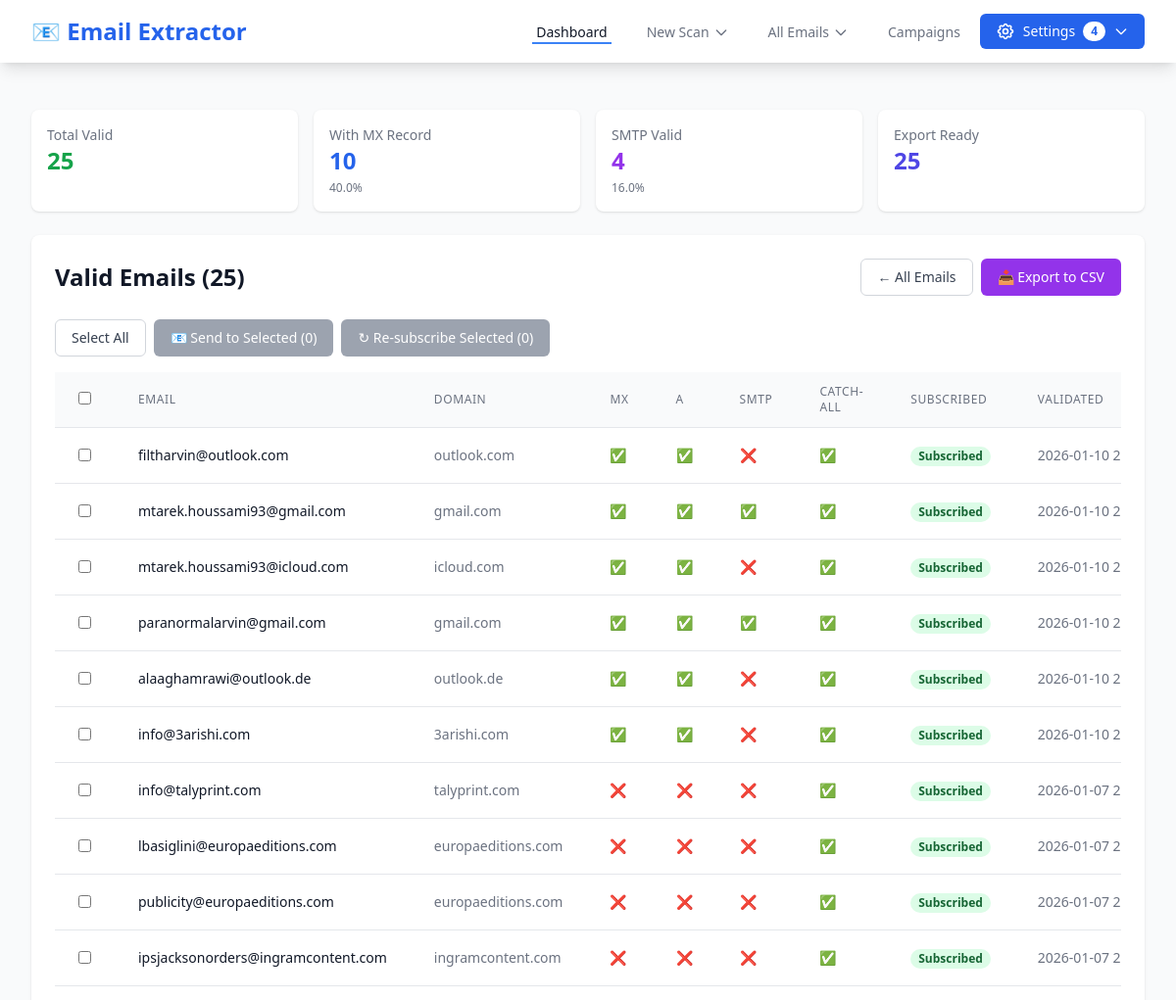
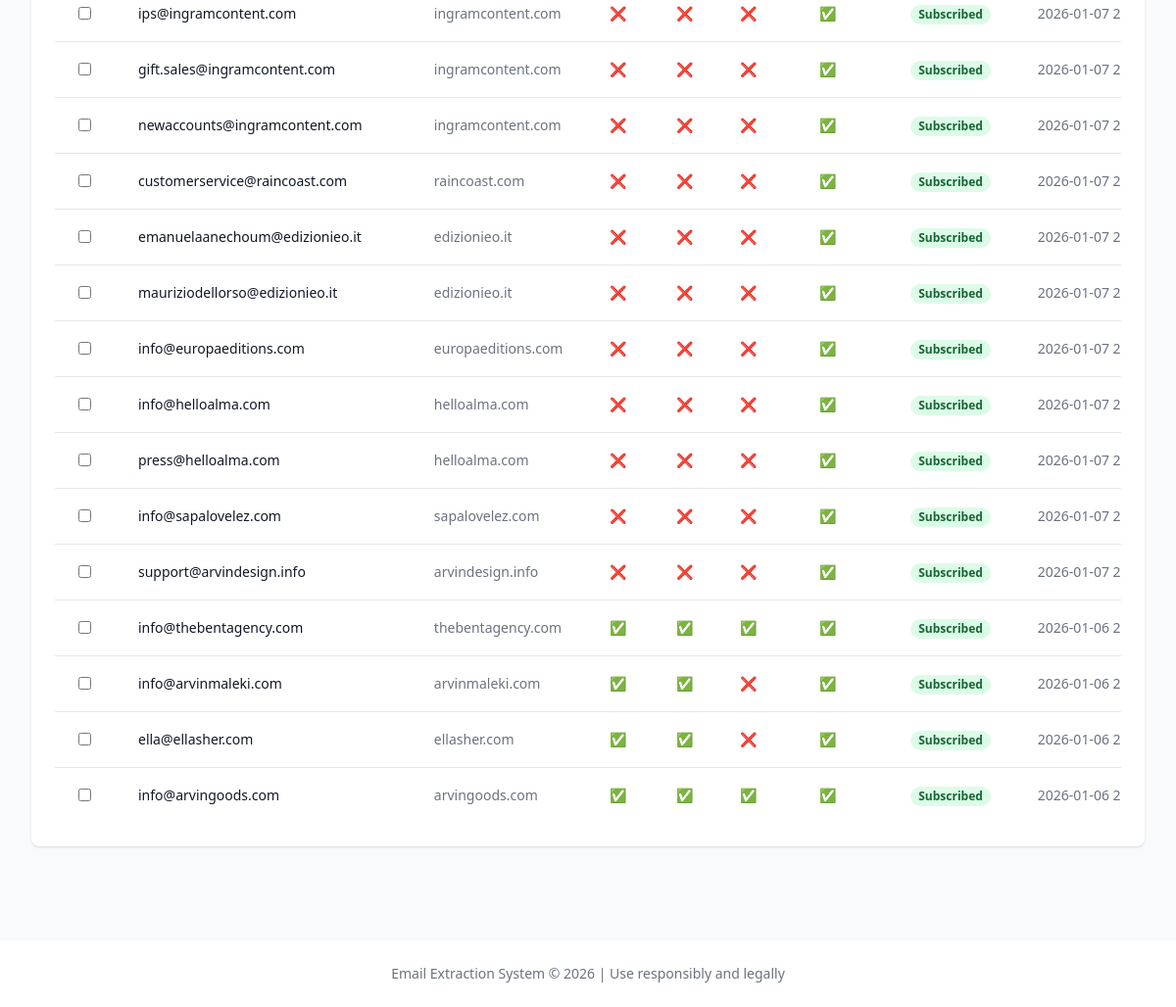
Screenshot of /emails/valid with the database file from the repository (2 pictures, top to bottom).
### utils/db.py (models this page shows)
class EmailValid(Base):
    __tablename__ = 'emails_valid'
    id = Column(Integer, primary_key=True)
    raw_email_id = Column(Integer, ForeignKey('emails_raw.id'), nullable=False, unique=True)
    email = Column(String(255), nullable=False, unique=True, index=True)
    domain = Column(String(255), index=True)
    has_mx_record = Column(Boolean, default=False)
    has_a_record = Column(Boolean, default=False)
    smtp_valid = Column(Boolean, default=False)
    is_catch_all = Column(Boolean, default=False)
    domain_age_days = Column(Integer, nullable=True)
    has_ssl = Column(Boolean, nullable=True)
    validated_at = Column(DateTime, default=datetime.utcnow)
    last_verified_at = Column(DateTime, default=datetime.utcnow)
    subscribed = Column(Boolean, default=True)  # Default to subscribed
    unsubscribed_at = Column(DateTime, nullable=True)
    unsubscribe_token = Column(String(100), nullable=True, unique=True, index=True)
    raw_email = relationship('EmailRaw', back_populates='valid_email')

### dashboard/app.py (the view)
@app.route('/emails/valid')
def valid_emails():
    db = get_db_session()
    try:
        page = request.args.get('page', 1, type=int)
        per_page = 50
        query = db.query(EmailValid).order_by(EmailValid.validated_at.desc())
        total = query.count()
        emails = query.offset((page - 1) * per_page).limit(per_page).all()
        total_valid = db.query(EmailValid).count()
        with_mx = db.query(EmailValid).filter_by(has_mx_record=True).count()
        with_smtp = db.query(EmailValid).filter_by(smtp_valid=True).count()
        stats = {
            'total': total_valid,
            'with_mx': with_mx,
            'with_smtp': with_smtp,
            'mx_rate': calculate_percentage(with_mx, total_valid) if total_valid > 0 else 0,
            'smtp_rate': calculate_percentage(with_smtp, total_valid) if total_valid > 0 else 0
        }
        smtp_configs = db.query(SMTPConfig).filter_by(is_active=True).all()
        email_accounts = db.query(EmailAccount).filter_by(is_active=True).all()
        return_to = request.args.get('return_to')
        select_mode = request.args.get('select_mode') == 'true'
        return render_template('emails_valid.html', emails=emails, page=page,
                             total=total, per_page=per_page, stats=stats,
                             smtp_configs=smtp_configs, email_accounts=email_accounts,
                             return_to=return_to, select_mode=select_mode)
    except Exception as e:
        logger.error(f"Error loading valid emails: {e}", exc_info=True)
        flash(f'Error loading valid emails: {str(e)}', 'error')
        return redirect(url_for('index'))
    finally:
        db.close()

### dashboard/app.py (called while the page is built)
@app.context_processor
def inject_smtp_settings():
    try:
        db = get_db_session()
        try:
            smtp_configs = db.query(SMTPConfig).filter_by(is_active=True).order_by(SMTPConfig.name).all()
            email_accounts = db.query(EmailAccount).filter_by(is_active=True).order_by(EmailAccount.name).all()
            return {
                'smtp_configs': smtp_configs,
                'email_accounts': email_accounts,
                'smtp_configs_count': len(smtp_configs),
                'email_accounts_count': len(email_accounts)
            }
        finally:
            db.close()
    except Exception as e:
        logger.error(f"Error in context processor: {e}")
        return {
            'smtp_configs': [],
            'email_accounts': [],
            'smtp_configs_count': 0,
            'email_accounts_count': 0
        }

### utils/db.py (called while the page is built)
def get_db_session():
    return SessionLocal()

### utils/helpers.py (called while the page is built)
def calculate_percentage(part: int, total: int) -> float:
    if total == 0:
        return 0.0
    return round((part / total) * 100, 2)

### dashboard/templates/emails_valid.html (shortened to what this page needs)
{% extends "base.html" %}
{% block content %}
<div class="px-4 py-6 sm:px-0">
    {% if stats %}
    <div class="grid grid-cols-1 md:grid-cols-4 gap-4 mb-6">
        <div class="bg-white shadow rounded-lg p-4">
            <div class="text-sm text-gray-500">Total Valid</div>
            <div class="text-2xl font-bold text-green-600">{{ stats.total }}</div>
        </div>
        <div class="bg-white shadow rounded-lg p-4">
            <div class="text-sm text-gray-500">With MX Record</div>
            <div class="text-2xl font-bold text-blue-600">{{ stats.with_mx }}</div>
            <div class="text-xs text-gray-500 mt-1">{{ stats.mx_rate }}%</div>
        </div>
        <div class="bg-white shadow rounded-lg p-4">
            <div class="text-sm text-gray-500">SMTP Valid</div>
            <div class="text-2xl font-bold text-purple-600">{{ stats.with_smtp }}</div>
            <div class="text-xs text-gray-500 mt-1">{{ stats.smtp_rate }}%</div>
        </div>
        <div class="bg-white shadow rounded-lg p-4">
            <div class="text-sm text-gray-500">Export Ready</div>
            <div class="text-2xl font-bold text-indigo-600">{{ stats.total }}</div>
        </div>
    </div>
    {% endif %}
    <div class="bg-white shadow rounded-lg p-6">
        <div class="flex justify-between items-center mb-6">
            <h2 class="text-2xl font-bold text-gray-900">Valid Emails ({{ total }})</h2>
            <div class="flex space-x-2">
                <a href="/emails/all"
                    class="inline-flex items-center px-4 py-2 border border-gray-300 text-sm font-medium rounded-md text-gray-700 bg-white hover:bg-gray-50">
                    ← All Emails
                </a>
                <a href="/emails/export"
                    class="inline-flex items-center px-4 py-2 border border-transparent text-sm font-medium rounded-md text-white bg-purple-600 hover:bg-purple-700">
                    📥 Export to CSV
                </a>
            </div>
        </div>
        <div class="mb-4 flex space-x-2">
            <button id="select-all-btn"
                    class="px-4 py-2 border border-gray-300 rounded-md text-sm font-medium text-gray-700 bg-white hover:bg-gray-50">
                Select All
            </button>
            <button id="send-batch-btn"
                    class="px-4 py-2 border border-transparent text-sm font-medium rounded-md text-white bg-blue-600 hover:bg-blue-700 disabled:bg-gray-400 disabled:cursor-not-allowed"
                    disabled>
                📧 Send to Selected (<span id="selected-count">0</span>)
            </button>
            <button id="resubscribe-batch-btn"
                    class="px-4 py-2 border border-transparent text-sm font-medium rounded-md text-white bg-green-600 hover:bg-green-700 disabled:bg-gray-400 disabled:cursor-not-allowed"
                    disabled>
                ↻ Re-subscribe Selected (<span id="unsubscribed-count">0</span>)
            </button>
        </div>
        <div class="overflow-x-auto">
            <table class="min-w-full divide-y divide-gray-200">
                <thead class="bg-gray-50">
                    <tr>
                        <th class="px-6 py-3 text-left text-xs font-medium text-gray-500 uppercase tracking-wider">
                            <input type="checkbox" id="select-all" class="rounded border-gray-300">
                        </th>
                        <th class="px-6 py-3 text-left text-xs font-medium text-gray-500 uppercase tracking-wider">Email
                        </th>
                        <th class="px-6 py-3 text-left text-xs font-medium text-gray-500 uppercase tracking-wider">
                            Domain</th>
                        <th class="px-6 py-3 text-left text-xs font-medium text-gray-500 uppercase tracking-wider">MX
                        </th>
                        <th class="px-6 py-3 text-left text-xs font-medium text-gray-500 uppercase tracking-wider">A
                        </th>
                        <th class="px-6 py-3 text-left text-xs font-medium text-gray-500 uppercase tracking-wider">SMTP
                        </th>
                        <th class="px-6 py-3 text-left text-xs font-medium text-gray-500 uppercase tracking-wider">
                            Catch-All</th>
                        <th class="px-6 py-3 text-left text-xs font-medium text-gray-500 uppercase tracking-wider">
                            Subscribed</th>
                        <th class="px-6 py-3 text-left text-xs font-medium text-gray-500 uppercase tracking-wider">
                            Validated</th>
                    </tr>
                </thead>
                <tbody class="bg-white divide-y divide-gray-200">
                    {% for email in emails %}
                    <tr class="{% if not email.subscribed %}opacity-50{% endif %}">
                        <td class="px-6 py-4 whitespace-nowrap">
                            <input type="checkbox" class="email-checkbox rounded border-gray-300"
                                   value="{{ email.email }}"
                                   data-email-id="{{ email.id }}"
                                   {% if not email.subscribed %}title="Unsubscribed - can be re-subscribed"{% endif %}>
                        </td>
                        <td class="px-6 py-4 whitespace-nowrap text-sm font-medium text-gray-900">{{ email.email }}</td>
                        <td class="px-6 py-4 whitespace-nowrap text-sm text-gray-500">{{ email.domain }}</td>
                        <td class="px-6 py-4 whitespace-nowrap text-sm">{% if email.has_mx_record %}✅{% else %}❌{% endif
                            %}</td>
                        <td class="px-6 py-4 whitespace-nowrap text-sm">{% if email.has_a_record %}✅{% else %}❌{% endif
                            %}</td>
                        <td class="px-6 py-4 whitespace-nowrap text-sm">{% if email.smtp_valid %}✅{% else %}❌{% endif %}
                        </td>
                        <td class="px-6 py-4 whitespace-nowrap text-sm">{% if email.is_catch_all %}⚠️{% else %}✅{% endif
                            %}</td>
                        <td class="px-6 py-4 whitespace-nowrap text-sm">
                            {% if email.subscribed %}
                                <span class="px-2 inline-flex text-xs leading-5 font-semibold rounded-full bg-green-100 text-green-800">Subscribed</span>
                            {% endif %}
                        </td>
                        <td class="px-6 py-4 whitespace-nowrap text-sm text-gray-500">{{
                            email.validated_at.strftime('%Y-%m-%d %H:%M') }}</td>
                    </tr>
                    {% endfor %}
                </tbody>
            </table>
        </div>
    </div>
</div>
{% endblock %}

### dashboard/templates/base.html (shortened to what this page needs)
<!DOCTYPE html>
<html lang="en">
<head>
    <script src="https://cdn.tailwindcss.com"></script>
</head>
<body class="bg-gray-50">
    <nav class="bg-white shadow-lg">
        <div class="max-w-7xl mx-auto px-4 sm:px-6 lg:px-8">
            <div class="flex justify-between h-16">
                <div class="flex items-center">
                    <div class="flex-shrink-0">
                        <h1 class="text-2xl font-bold text-blue-600">📧 Email Extractor</h1>
                    </div>
                </div>
                <div class="flex items-center space-x-4">
                    <div class="hidden sm:flex sm:space-x-8 sm:items-center">
                        <a href="/"
                            class="border-blue-500 text-gray-900 inline-flex items-center px-1 pt-1 border-b-2 text-sm font-medium h-full">
                            Dashboard
                        </a>
                        <div class="dropdown-group relative h-full flex items-center">
                            <button type="button" class="border-transparent text-gray-500 hover:border-gray-300 hover:text-gray-700 inline-flex items-center px-1 pt-1 border-b-2 text-sm font-medium focus:outline-none h-full">
                                New Scan
                                <svg class="w-4 h-4 ml-1" fill="none" stroke="currentColor" viewBox="0 0 24 24">
                                    <path stroke-linecap="round" stroke-linejoin="round" stroke-width="2" d="M19 9l-7 7-7-7"></path>
                                </svg>
                            </button>
                        </div>
                        <div class="dropdown-group relative h-full flex items-center">
                            <button type="button" class="border-transparent text-gray-500 hover:border-gray-300 hover:text-gray-700 inline-flex items-center px-1 pt-1 border-b-2 text-sm font-medium focus:outline-none h-full">
                                All Emails
                                <svg class="w-4 h-4 ml-1" fill="none" stroke="currentColor" viewBox="0 0 24 24">
                                    <path stroke-linecap="round" stroke-linejoin="round" stroke-width="2" d="M19 9l-7 7-7-7"></path>
                                </svg>
                            </button>
                        </div>
                        <a href="/campaigns"
                            class="border-transparent text-gray-500 hover:border-gray-300 hover:text-gray-700 inline-flex items-center px-1 pt-1 border-b-2 text-sm font-medium h-full">
                            Campaigns
                        </a>
                    </div>
                    <div class="dropdown-group relative">
                        <button type="button" class="inline-flex items-center px-4 py-2 text-sm font-medium text-white bg-blue-600 rounded-md hover:bg-blue-700 focus:outline-none focus:ring-2 focus:ring-blue-500 focus:ring-offset-2 transition-colors">
                            Settings
                            {% if smtp_configs_count > 0 or email_accounts_count > 0 %}
                            <span class="ml-2 px-2 py-0.5 text-xs font-semibold bg-white text-blue-600 rounded-full">{{ smtp_configs_count + email_accounts_count }}</span>
                            {% endif %}
                            <svg class="w-4 h-4 ml-2" fill="none" stroke="currentColor" viewBox="0 0 24 24">
                                <path stroke-linecap="round" stroke-linejoin="round" stroke-width="2" d="M19 9l-7 7-7-7"></path>
                            </svg>
                        </button>
                    </div>
                </div>
            </div>
        </div>
    </nav>
    <main class="max-w-7xl mx-auto py-6 sm:px-6 lg:px-8">
        {% block content %}{% endblock %}
    </main>
    <footer class="bg-white mt-12">
        <div class="max-w-7xl mx-auto py-6 px-4 sm:px-6 lg:px-8">
            <p class="text-center text-gray-500 text-sm">
                Email Extraction System &copy; 2026 | Use responsibly and legally
            </p>
        </div>
    </footer>
</body>
</html>

### dashboard/templates/base.html (style rules this page uses)
.dropdown-group { position: relative; }

### rows the page displays
EmailValid: email "filtharvin@outlook.com", domain "outlook.com", shows "Subscribed", validated_at "2026-01-10…"
EmailValid: email "mtarek.houssami93@gmail.com", domain "gmail.com", shows "Subscribed", validated_at "2026-01-10…"
EmailValid: email "mtarek.houssami93@icloud.com", domain "icloud.com", shows "Subscribed", validated_at "2026-01-10…"
EmailValid: email "paranormalarvin@gmail.com", domain "gmail.com", shows "Subscribed", validated_at "2026-01-10…"
EmailValid: email "alaaghamrawi@outlook.de", domain "outlook.de", shows "Subscribed", validated_at "2026-01-10…"
EmailValid: email "info@3arishi.com", domain "3arishi.com", shows "Subscribed", validated_at "2026-01-10…"
EmailValid: email "info@talyprint.com", domain "talyprint.com", shows "Subscribed", validated_at "2026-01-07…"
EmailValid: email "lbasiglini@europaeditions.com", domain "europaeditions.com", shows "Subscribed", validated_at "2026-01-07…"
EmailValid: email "publicity@europaeditions.com", domain "europaeditions.com", shows "Subscribed", validated_at "2026-01-07…"
EmailValid: email "ipsjacksonorders@ingramcontent.com", domain "ingramcontent.com", shows "Subscribed", validated_at "2026-01-07…"
EmailValid: email "ips@ingramcontent.com", domain "ingramcontent.com", shows "Subscribed", validated_at "2026-01-07…"
EmailValid: email "gift.sales@ingramcontent.com", domain "ingramcontent.com", shows "Subscribed", validated_at "2026-01-07…"
EmailValid: email "newaccounts@ingramcontent.com", domain "ingramcontent.com", shows "Subscribed", validated_at "2026-01-07…"
EmailValid: email "customerservice@raincoast.com", domain "raincoast.com", shows "Subscribed", validated_at "2026-01-07…"
EmailValid: email "emanuelaanechoum@edizionieo.it", domain "edizionieo.it", shows "Subscribed", validated_at "2026-01-07…"
EmailValid: email "mauriziodellorso@edizionieo.it", domain "edizionieo.it", shows "Subscribed", validated_at "2026-01-07…"
EmailValid: email "info@europaeditions.com", domain "europaeditions.com", shows "Subscribed", validated_at "2026-01-07…"
EmailValid: email "info@helloalma.com", domain "helloalma.com", shows "Subscribed", validated_at "2026-01-07…"
EmailValid: email "press@helloalma.com", domain "helloalma.com", shows "Subscribed", validated_at "2026-01-07…"
EmailValid: email "info@sapalovelez.com", domain "sapalovelez.com", shows "Subscribed", validated_at "2026-01-07…"
EmailValid: email "support@arvindesign.info", domain "arvindesign.info", shows "Subscribed", validated_at "2026-01-07…"
EmailValid: email "info@thebentagency.com", domain "thebentagency.com", shows "Subscribed", validated_at "2026-01-06…"
EmailValid: email "info@arvinmaleki.com", domain "arvinmaleki.com", shows "Subscribed", validated_at "2026-01-06…"
EmailValid: email "ella@ellasher.com", domain "ellasher.com", shows "Subscribed", validated_at "2026-01-06…"
EmailValid: email "info@arvingoods.com", domain "arvingoods.com", shows "Subscribed", validated_at "2026-01-06…"

### other values shown
{{ smtp_configs_count + email_accounts_count }} "4"
{{ stats.total }} "25"
{{ stats.with_mx }} "10"
{{ stats.mx_rate }} "40.0"
{{ stats.with_smtp }} "4"
{{ stats.smtp_rate }} "16.0"
{{ total }} "25"
